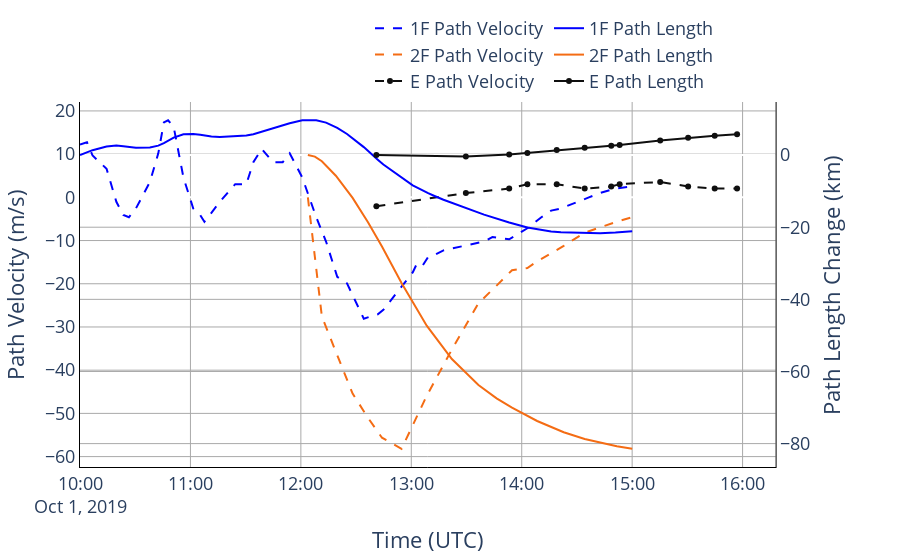

Notebook source saved alongside this figure:
### Code cell
c = 299792458 # speed of light in m/s
f = 5e6 # Freq in Hz
pathvel_1F, pathlen_1F = pathcalcs(F1)
pathvel_2F, pathlen_2F = pathcalcs(F2.reset_index())
pathvel_E, pathlen_E = pathcalcs(E.reset_index())

# Create figure with secondary y-axis
fig = make_subplots(specs=[[{"secondary_y": True}]])

# Add traces
fig.add_trace(
    go.Scatter(x=F1['Date'], y=pathvel_1F, name="1F Path Velocity", line={'dash': 'dash', 'color': color_1F}),
    secondary_y=False,
)

fig.add_trace(
    go.Scatter(x=F1['Date'], y=pathlen_1F, name="1F Path Length", line_color = color_1F),
    secondary_y=True,
)

# # Add figure title
# fig.update_layout(
#     title_text="Double Y Axis Example"
# )

# Set x-axis title
fig.update_xaxes(title_text="UTC Time")

# Set y-axes titles
fig.update_yaxes(title_text="Path Velocity (m/s)", secondary_y=False)
fig.update_yaxes(title_text="Path Length Change (km)", secondary_y=True)

#############################################################################################
# Let's repeat that for 2F...

# pathlen_2F = pathvel_2F.cumsum()
# pathlen_2F = np.trapz(pathvel_2F)

# Add traces
fig.add_trace(
    go.Scatter(x=F2['Date'], y=pathvel_2F, name="2F Path Velocity", line={'dash': 'dash', 'color': color_2F}),
    secondary_y=False,
)

fig.add_trace(
    go.Scatter(x=F2['Date'], y=pathlen_2F, name="2F Path Length", line_color = color_2F),
    secondary_y=True,
)

#############################################################################################
# And for E....

# Add traces
fig.add_trace(
    go.Scatter(x=E['Date'], y=pathvel_E, name="E Path Velocity", line={'dash': 'dash', 'color': color_E}),
    secondary_y=False,
)

fig.add_trace(
    go.Scatter(x=E['Date'], y=pathlen_E, name="E Path Length", line_color = color_E),
    secondary_y=True,
)
################################################################################################

fontoptions(fig)

fig.update_layout(legend=dict(
    orientation="h",
    yanchor="bottom",
    y=1,
    xanchor="right",
    x=.8
))

# Set x-axis title
fig.update_xaxes(title_text="Time (UTC)")

# Set y-axes titles
fig.update_yaxes(title_text="Path Velocity (m/s)", secondary_y=False)
fig.update_yaxes(title_text="Path Length Change (km)", secondary_y=True)


fig.show()
fig.write_html("plots/"+ "PathVel" + "_plot.html", include_plotlyjs="cdn")
# fig.write_image("plots/9c.png")
